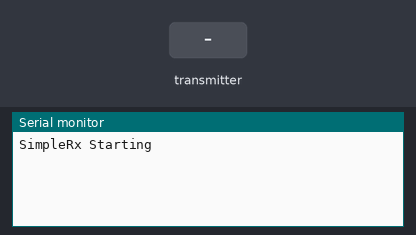
The sketch below on a simulated Arduino Uno, built with avr-gcc and run on an emulated ATmega328P. On the bench: the last lines printed to the serial monitor. The inputs (shaded band) are chosen by the test bench. No radio packets arrive unless stated.

Above: at 1.2 s.
1.3 s: the transmitter starts sending dataReceived.0 = 0
At 1.37 s:
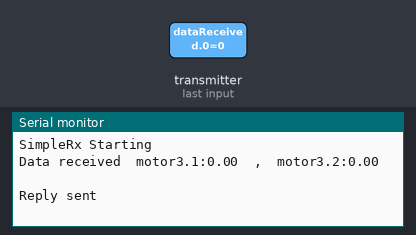
2.8 s: the transmitter starts sending dataReceived.1 = 100
At 3.0 s:
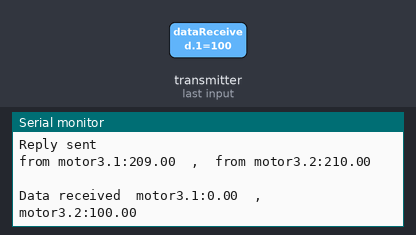
5.8 s: the transmitter starts sending dataReceived.0 = 100
At 6.03 s:
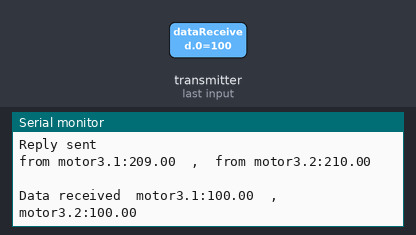
8.8 s: the transmitter starts sending dataReceived.1 = 0
At 8.9 s:
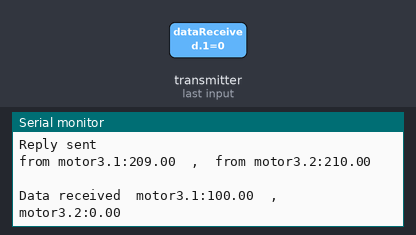
11.8 s: the transmitter starts sending dataReceived.0 = 25
At 11.93 s:
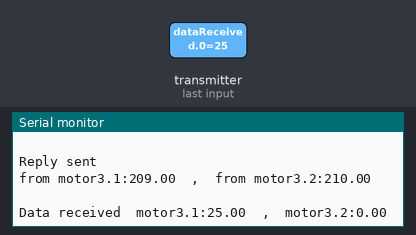
14.8 s: the transmitter starts sending dataReceived.1 = 25
At 14.94 s:
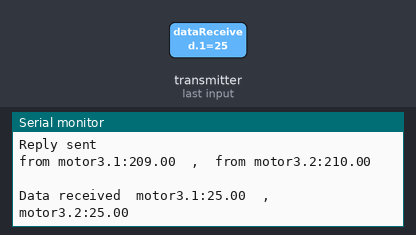
Timing chart, 0 to 17.8 s (numbered marks = the images above; inputs shaded):
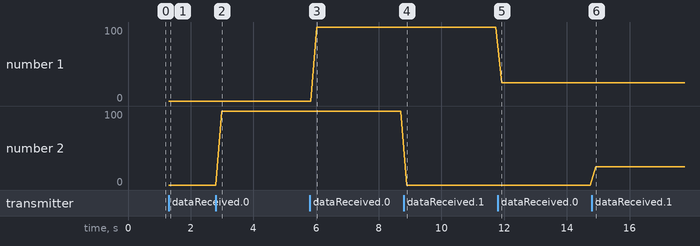

The sketch:

Receiver3.ino.ino
```cpp
/*
* Arduino Wireless Communication Tutorial
* Recevier3 Code
*
* by MiaoshunWu
*
* Library: TMRh20/RF24, https://github.com/tmrh20/RF24/
*/
#include <SPI.h>
#include <nRF24L01.h>
#include <RF24.h>

#define CE_PIN   9
#define CSN_PIN  10
RF24 radio(CE_PIN, CSN_PIN);             // CE, CSN

const byte slaveAddress[][4]= {"00011","00022","00033","00044"};            //Receiver address is used to send data by Master
const byte masterAddress[5]= {'T','X','a','a','a'};                         //Master address is used to receive data by Master

double dataReceived[2];                                                     // Receive data tpye must be the same as send data type
double dataSend[2]={209,210};


unsigned long currentMillis;
unsigned long prevMillis;
unsigned long txIntervalMillis =100 ;
bool newData =false;
bool rlst ;

//===========

void setup() {

    Serial.begin(9600);
    Serial.println("SimpleRx Starting");
    radio.begin();
    radio.setDataRate(RF24_250KBPS);
    radio.openWritingPipe(masterAddress);
    radio.openReadingPipe(1,slaveAddress[2]);
    radio.setRetries(3,5);
    radio.startListening();
}


//=========================Main Loop================================================
void loop() {
      currentMillis = millis();
    if (currentMillis - prevMillis >= txIntervalMillis) {
    getData();
    prevMillis = millis();
    }
   senddata();

}

//=========================Receive module================================================

void getData()
{
  if ( radio.available() )
    {
        radio.read( & dataReceived, sizeof(dataReceived) );
        radio.stopListening();
        newData = true;
    }
     if (newData == true)
     {
      Serial.print("Data received ");
      Serial.print(" motor3.1:");
      Serial.print(dataReceived[0]);
      Serial.print("  ,  ");
      Serial.print("motor3.2:");
      Serial.println(dataReceived[1]);
      Serial.println("  ");
     }
}

//=========================Tranmitter module================================================
void senddata()
{
  if (newData == true)
  {
     radio.stopListening();                         //  stop to receive
     rlst=radio.write(&dataSend, sizeof(dataSend)); //  start to sent data
     radio.startListening();                        //  start to receive
     if (rlst==1)                                   //  if data is sent successfully
     {

     Serial.println("Reply sent ");
     Serial.print("from motor3.1:");
     Serial.print(dataSend[0]);
     Serial.print("  ,  ");
     Serial.print("from motor3.2:");
     Serial.println(dataSend[1]);
     Serial.println("  ");
     }
  }
}
```

Measured:
- after the input at 1.3 s, the serial monitor: prints a new line at once (image 1)
- after the input at 2.8 s, the serial monitor: prints a new line after 0.19 s (image 2)
- after the input at 5.8 s, the serial monitor: prints a new line after 0.22 s (image 3)
- after the input at 8.8 s, the serial monitor: prints a new line after 0.09 s (image 4)
- after the input at 11.8 s, the serial monitor: prints a new line after 0.12 s (image 5)
- after the input at 14.8 s, the serial monitor: prints a new line after 0.13 s (image 6)
- plotted number 1: 100 → 25 after the input at 11.8 s
- plotted number 2: 0 → 100 after the input at 2.8 s
